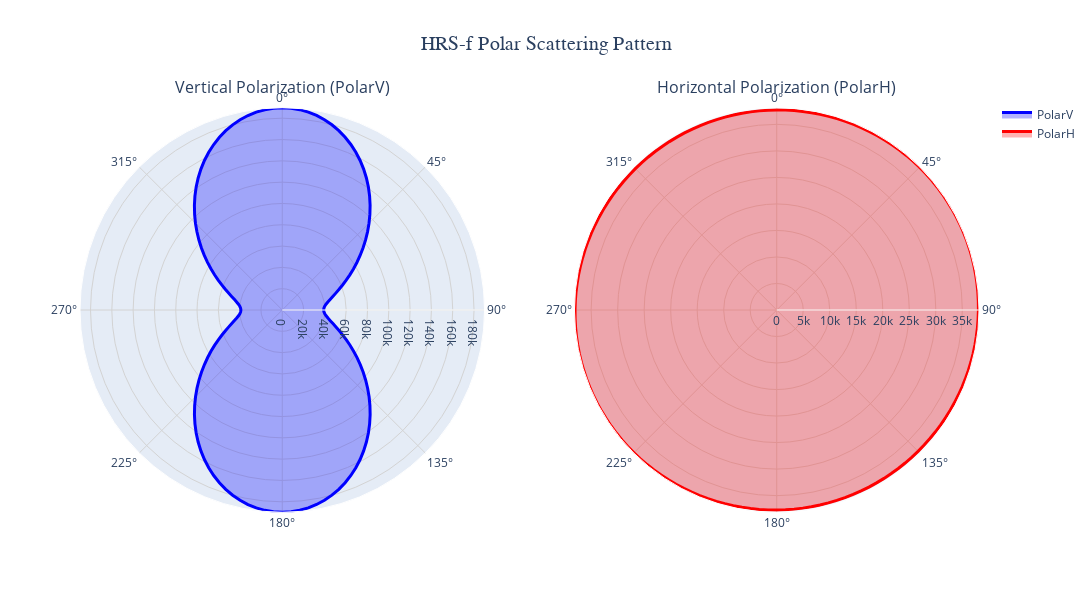

The notebook cell this image was saved under:
### Markdown cell above
## Separate Polar Plots

### Code cell
# Create separate polar plots
fig1 = plot_polar_pattern_separate(data, save_html='polar_pattern_separate.html')
fig1.show()

### Figure 1 — Plotly figure (JSON) as saved in the notebook; plotly's stock layout.template omitted (floating-point values rounded to 4 significant figures; data arrays with more than 128 entries replaced by an {"elided": "..."} marker saying what was removed)
{"data": [{"fill": "toself", "fillcolor": "rgba(0, 0, 255, 0.3)", "hovertemplate": "<b>Angle:</b> %{theta}°<br><b>Intensity:</b> %{r:.2f}<extra></extra>", "line": {"color": "blue", "width": 3}, "mode": "lines", "name": "PolarV", "r": {"elided": "145 float values"}, "subplot": "polar", "theta": {"elided": "145 float values"}, "type": "scatterpolar"}, {"fill": "toself", "fillcolor": "rgba(255, 0, 0, 0.3)", "hovertemplate": "<b>Angle:</b> %{theta}°<br><b>Intensity:</b> %{r:.2f}<extra></extra>", "line": {"color": "red", "width": 3}, "mode": "lines", "name": "PolarH", "r": {"elided": "145 float values"}, "subplot": "polar2", "theta": {"elided": "145 float values"}, "type": "scatterpolar"}], "layout": {"annotations": [{"font": {"size": 16}, "showarrow": false, "text": "Vertical Polarization (PolarV)", "x": 0.225, "xanchor": "center", "xref": "paper", "y": 1, "yanchor": "bottom", "yref": "paper"}, {"font": {"size": 16}, "showarrow": false, "text": "Horizontal Polarization (PolarH)", "x": 0.775, "xanchor": "center", "xref": "paper", "y": 1, "yanchor": "bottom", "yref": "paper"}], "height": 600, "polar": {"angularaxis": {"direction": "clockwise", "gridcolor": "lightgray", "rotation": 90}, "domain": {"x": [0, 0.45], "y": [0, 1]}, "radialaxis": {"gridcolor": "lightgray", "showticklabels": true, "visible": true}}, "polar2": {"angularaxis": {"direction": "clockwise", "gridcolor": "lightgray", "rotation": 90}, "domain": {"x": [0.55, 1], "y": [0, 1]}, "radialaxis": {"gridcolor": "lightgray", "showticklabels": true, "visible": true}}, "showlegend": true, "title": {"font": {"family": "Arial Black", "size": 20}, "text": "HRS-f Polar Scattering Pattern", "x": 0.5, "xanchor": "center"}, "width": 1400}}
